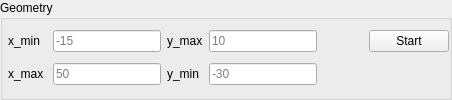
              <widget class="QGroupBox" name="groupBox">
               <property name="title">
                <string>Geometry</string>
               </property>
               <layout class="QGridLayout" name="gridLayout">
                <property name="leftMargin">
                 <number>5</number>
                </property>
                <property name="topMargin">
                 <number>5</number>
                </property>
                <property name="rightMargin">
                 <number>0</number>
                </property>
                <property name="bottomMargin">
                 <number>5</number>
                </property>
                <item row="1" column="4">
                 <widget class="QLineEdit" name="lineEdit_2">
                  <property name="sizePolicy">
                   <sizepolicy hsizetype="Preferred" vsizetype="Fixed">
                    <horstretch>0</horstretch>
                    <verstretch>0</verstretch>
                   </sizepolicy>
                  </property>
                  <property name="text">
                   <string/>
                  </property>
                  <property name="placeholderText">
                   <string>-30</string>
                  </property>
                 </widget>
                </item>
                <item row="0" column="4">
                 <widget class="QLineEdit" name="lineEdit_4">
                  <property name="sizePolicy">
                   <sizepolicy hsizetype="Preferred" vsizetype="Fixed">
                    <horstretch>0</horstretch>
                    <verstretch>0</verstretch>
                   </sizepolicy>
                  </property>
                  <property name="text">
                   <string/>
                  </property>
                  <property name="placeholderText">
                   <string>10</string>
                  </property>
                 </widget>
                </item>
                <item row="1" column="3">
                 <widget class="QLabel" name="label_4">
                  <property name="text">
                   <string>y_min</string>
                  </property>
                 </widget>
                </item>
                <item row="0" column="3">
                 <widget class="QLabel" name="label">
                  <property name="text">
                   <string>y_max</string>
                  </property>
                 </widget>
                </item>
                <item row="0" column="2">
                 <widget class="QLineEdit" name="lineEdit">
                  <property name="sizePolicy">
                   <sizepolicy hsizetype="Preferred" vsizetype="Fixed">
                    <horstretch>0</horstretch>
                    <verstretch>0</verstretch>
                   </sizepolicy>
                  </property>
                  <property name="text">
                   <string/>
                  </property>
                  <property name="placeholderText">
                   <string>-15</string>
                  </property>
                 </widget>
                </item>
                <item row="1" column="0">
                 <widget class="QLabel" name="label_3">
                  <property name="text">
                   <string>x_max </string>
                  </property>
                 </widget>
                </item>
                <item row="1" column="2">
                 <widget class="QLineEdit" name="lineEdit_3">
                  <property name="sizePolicy">
                   <sizepolicy hsizetype="Preferred" vsizetype="Fixed">
                    <horstretch>0</horstretch>
                    <verstretch>0</verstretch>
                   </sizepolicy>
                  </property>
                  <property name="text">
                   <string/>
                  </property>
                  <property name="placeholderText">
                   <string>50</string>
                  </property>
                 </widget>
                </item>
                <item row="0" column="0">
                 <widget class="QLabel" name="label_2">
                  <property name="text">
                   <string>x_min </string>
                  </property>
                 </widget>
                </item>
                <item row="0" column="8">
                 <widget class="QPushButton" name="pushButton_2">
                  <property name="text">
                   <string>Start</string>
                  </property>
                 </widget>
                </item>
                <item row="1" column="6" colspan="3">
                 <spacer name="horizontalSpacer_18">
                  <property name="orientation">
                   <enum>Qt::Horizontal</enum>
                  </property>
                  <property name="sizeHint" stdset="0">
                   <size>
                    <width>40</width>
                    <height>20</height>
                   </size>
                  </property>
                 </spacer>
                </item>
                <item row="0" column="6" colspan="2">
                 <spacer name="horizontalSpacer_2">
                  <property name="orientation">
                   <enum>Qt::Horizontal</enum>
                  </property>
                  <property name="sizeHint" stdset="0">
                   <size>
                    <width>40</width>
                    <height>20</height>
                   </size>
                  </property>
                 </spacer>
                </item>
               </layout>
              </widget>
